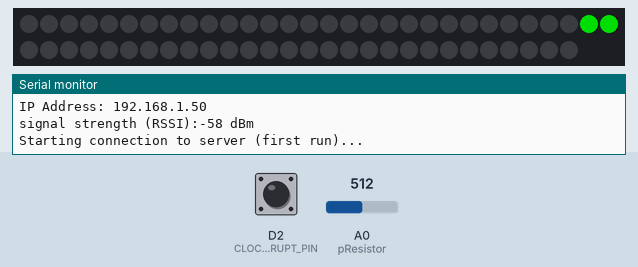
This sketch was run on a simulated Arduino MKR. On the bench: 58 RGB LEDs in strip order, left to right, continuing on the next row, the last lines printed to the serial monitor. The inputs (shaded band) are chosen by the test bench; at power-on: D2 (CLOCK_INTERRUPT_PIN) HIGH, A0 (pResistor) = 512. Dim RGB values are drawn brighter than linear; WiFi joins after 1.5 s; servers stay silent unless stated; the local clock reads 2024-03-15 10:24:30 at power-on unless the sketch sets it; the sensor or clock chip raises its interrupt line as the real part does.

Above: at 11.6 s.
13.8 s: D2 (CLOCK_INTERRUPT_PIN) pulled LOW for 3 s
At 13.96 s:
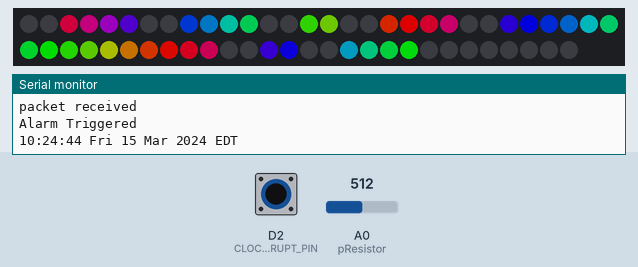
20.3 s: A0 (pResistor) set to 340
At 21.63 s:
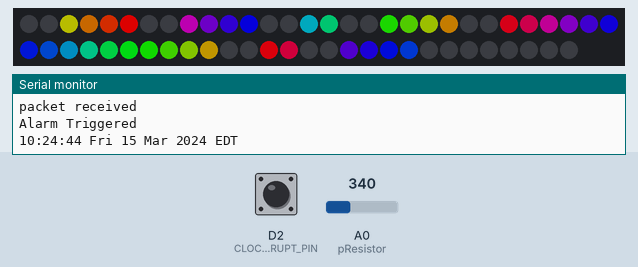
26.8 s: A0 (pResistor) set to 360
At 30.83 s:
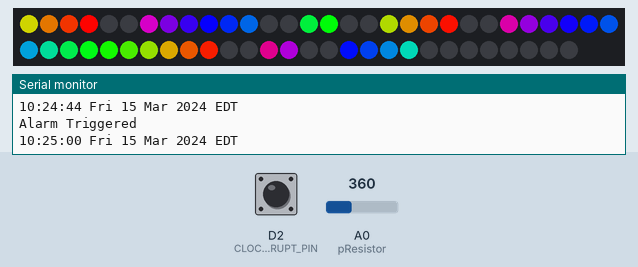
33.3 s: A0 (pResistor) set to 306
At 34.51 s:
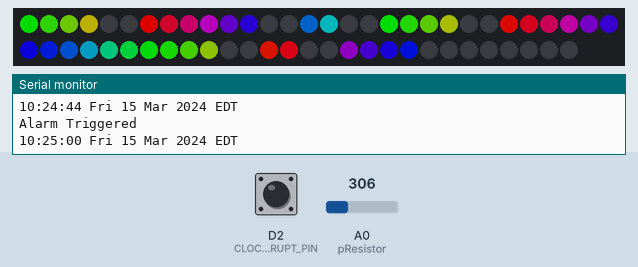

The sketch:

LED_Clock_-_smaller_single_row_of_digits.ino
```cpp
// (licence header left out)
#include <SPI.h>
#include <WiFiNINA.h>
#include <WiFiUdp.h>
//#include <DS3231.h>
//#include <RTCZero.h>//re-enable for MKR1010
#include "RTClib.h"
#include <Timezone.h>
#include <Adafruit_NeoPixel.h>
//#include <FastLED.h>
//RTCZero rtc; //re-enable for MKR1010
RTC_DS3231 rtc;
int status = WL_IDLE_STATUS;
#include "arduino_secrets.h"
///////please enter your sensitive data in the Secret tab/arduino_secrets.h
char ssid[] = SECRET_SSID; // your network SSID (name)
char pass[] = SECRET_PASS; // your network password (use for WPA, or use as key for WEP)
int keyIndex = 0;          // your network key index number (needed only for WEP)
#define CLOCK_INTERRUPT_PIN 2
unsigned int localPort = 2390; // local port to listen for UDP packets

IPAddress timeServer(128, 138, 141, 172); // time.nist.gov NTP server

const int NTP_PACKET_SIZE = 48; // NTP timestamp is in the first 48 bytes of the message

byte packetBuffer[NTP_PACKET_SIZE]; //buffer to hold incoming and outgoing packets

// A UDP instance to let us send and receive packets over UDP
WiFiUDP Udp;
//TimeChangeRule BST = {"BST", Last, Sun, Mar, 1, 60};        // British Summer Time
//TimeChangeRule GMT = {"GMT", Last, Sun, Oct, 2, 0};         // Standard Time
//Timezone UK(BST, GMT);
// US Pacific Time Zone (Las Vegas, Los Angeles)
TimeChangeRule usEDT = {"EDT", Second, Sun, Mar, 2, -240}; // Eastern Daylight Time = UTC - 4 hours
TimeChangeRule usEST = {"EST", First, Sun, Nov, 2, -300};  // Eastern Standard Time = UTC - 5 hours
Timezone usET(usEDT, usEST);

//TimeChangeRule usPDT = {"PDT", Second, Sun, Mar, 2, -420};
//TimeChangeRule usPST = {"PST", First, Sun, Nov, 2, -480};
//Timezone usPT(usPDT, usPST);
TimeChangeRule utcRule = {"UTC", Last, Sun, Mar, 1, 0}; // UTC
Timezone UTC(utcRule);
#define LED_PIN 4
#define LED_COUNT 58
const int pResistor = A0;
int lightvalue;
int pixels[172];
Adafruit_NeoPixel strip(LED_COUNT, LED_PIN, NEO_GRB + NEO_KHZ800);
//CRGB leds[LED_COUNT];
int Sized[] = {18, 6, 15, 15, 12, 15, 18, 9, 21, 18};
int Sizedoff[] = {3, 15, 6, 6, 9, 6, 3, 12, 0, 3};

void setup()
{
  Wire.begin();
  // Open serial communications and wait for port to open:
  Serial.begin(9600);
  //pinMode(pResistor, INPUT);

  strip.begin(); // INITIALIZE NeoPixel strip object (REQUIRED)
  strip.show();  // Turn OFF all pixels ASAP
  strip.clear();
  strip.setBrightness(150);
  strip.setPixelColor(28, strip.Color(255, 0, 0));
  strip.setPixelColor(29, strip.Color(255, 0, 0));

  strip.show();
  //  // check for the WiFi module:
  if (WiFi.status() == WL_NO_MODULE)
  {
    Serial.println("Communication with WiFi module failed!");
    // don't continue
    while (true)
      ;
  }

  String fv = WiFi.firmwareVersion();
  if (fv < WIFI_FIRMWARE_LATEST_VERSION)
  {
    Serial.println("Please upgrade the firmware");
  }

  // attempt to connect to WiFi network:
  while (status != WL_CONNECTED)
  {

    strip.setPixelColor(28, strip.Color(255, 150, 0));
    strip.setPixelColor(29, strip.Color(255, 150, 0));
    strip.show();
    Serial.print("Attempting to connect to SSID: ");
    Serial.println(ssid);
    // Connect to WPA/WPA2 network. Change this line if using open or WEP network:
    status = WiFi.begin(ssid, pass);

    // wait 10 seconds for connection:
    delay(10000);
  }

  Serial.println("Connected to WiFi");
  strip.setPixelColor(28, strip.Color(0, 255, 0));
  strip.setPixelColor(29, strip.Color(0, 255, 0));

  strip.show();

  printWifiStatus();

  Serial.println("\nStarting connection to server (first run)...");
  Udp.begin(localPort);
  sendNTPpacket(timeServer); // send an NTP packet to a time server
  // wait to see if a reply is available
  delay(1000);
  if (Udp.parsePacket())
  {
    Serial.println("packet received");
    strip.setPixelColor(28, strip.Color(0, 0, 255));
    strip.setPixelColor(29, strip.Color(0, 0, 255));
    strip.show();
    // We've received a packet, read the data from it
    Udp.read(packetBuffer, NTP_PACKET_SIZE); // read the packet into the buffer
    //the timestamp starts at byte 40 of the received packet and is four bytes,
    // or two words, long. First, extract the two words:
    unsigned long highWord = word(packetBuffer[40], packetBuffer[41]);
    unsigned long lowWord = word(packetBuffer[42], packetBuffer[43]);
    // combine the four bytes (two words) into a long integer
    // this is NTP time (seconds since Jan 1 1900):
    unsigned long secsSince1900 = highWord << 16 | lowWord;
    const unsigned long seventyYears = 2208988800UL;
    // subtract seventy years:
    unsigned long epoch = secsSince1900 - seventyYears;
    //    Serial.println(epoch);

    rtc.begin(); // initialize RTC
    rtc.disable32K();
    rtc.adjust(DateTime(epoch + 1));
    // rtc.setEpoch(epoch + 1);
    rtc.clearAlarm(1);
    rtc.disable32K();

    pinMode(CLOCK_INTERRUPT_PIN, INPUT_PULLUP);
    attachInterrupt(digitalPinToInterrupt(CLOCK_INTERRUPT_PIN), alarm, FALLING);

    rtc.clearAlarm(1);
    rtc.clearAlarm(2);

    // stop oscillating signals at SQW Pin
    // otherwise setAlarm1 will fail
    rtc.writeSqwPinMode(DS3231_OFF);

    rtc.setAlarm2(rtc.now(), DS3231_A2_PerMinute);
    // rtc.setAlarmTime(0, 0, 59);
    // alarm when seconds match the alarm time:
    //  rtc.enableAlarm(rtc.MATCH_SS);
    // attach a function to the alarm:
    //  rtc.attachInterrupt(alarm);
    // print the hour, minute and second:
  }else{
    strip.setPixelColor(28, strip.Color(255, 255, 255));
    strip.setPixelColor(29, strip.Color(255, 255, 255));
    strip.show();
  }
}

void alarm(){

  /*
     this is what handles the actual updating of the time.  it's an Alarm interrupt on the RTC.
  */
  Serial.println("Alarm Triggered");
  DateTime now = rtc.now();

  int alarmepoch = now.unixtime();
  char bufPST[40];
  char mPST[4];

  TimeChangeRule *tcr;
  time_t tPST = usET.toLocal(alarmepoch, &tcr);

  char PSTHour[3];
  char PSTMin[3];
  char PSTSec[3];

  //There may be a better way to do all this, but I don't know what it is.  but since we're driving the digits in different colours, I figured we needed
  //to drive the digits entirely independently.  so in order to do this, I need to break the time down into separate digits.

  strcpy(mPST, monthShortStr(month(tPST)));
  sprintf(bufPST, "%.2d:%.2d:%.2d %s %.2d %s %d %s", hour(tPST), minute(tPST), second(tPST), dayShortStr(weekday(tPST)), day(tPST), mPST, year(tPST), tcr->abbrev);

  Serial.println(bufPST);

  sprintf(PSTHour, "%.2d", hour(tPST));
  sprintf(PSTMin, "%.2d", minute(tPST));
  sprintf(PSTSec, "%.2d", second(tPST));

  String PSTHours = String(PSTHour);
  String PSTMins = String(PSTMin);
  String PSTSeconds = String(PSTSec);

  String PSTMinute1 = String(PSTMin).substring(0, 1);
  String PSTMinute2 = String(PSTMin).substring(1);

  String PSTHour1 = String(PSTHour).substring(0, 1);
  String PSTHour2 = String(PSTHour).substring(1);

  rtc.clearAlarm(2);
  //now that the time's been split up, we can output it all to the digits of the clock.
  //I'm doing each digit separately.  again as with before, there's probably way better ways of doing this.

  if ((PSTHour1 == "0") && (PSTHour2 == "0") && (PSTMinute1 == "0") && (PSTMinute2 == "0"))
  {
    //it's midnight, so re-run the time sync
    GetTime();
  }
  if ((PSTHour1 == "1") && (PSTHour2 == "2") && (PSTMinute1 == "0") && (PSTMinute2 == "0"))
  {
    //it's Noon, so re-run the time sync

    GetTime();
  }
  outputDigits(PSTMinute2.toInt(), PSTMinute1.toInt(), PSTHour2.toInt(), PSTHour1.toInt());
  //outputDigits (1, 1, 1, 1);
  //outputDigits (2, 2, 2, 2);
  //outputDigits (3, 3, 3, 3);
  //outputDigits (4, 4, 4, 4);
  //outputDigits (5, 5, 5, 5);
  //outputDigits (6, 6, 6, 6);
  //outputDigits (7, 7, 7, 7);
  //outputDigits (8, 8, 8, 8);
  //outputDigits (9, 9, 9, 9);
}

void outputDigits(int digit1, int digit2, int digit3, int digit4)
{

  int nums[][14] = {
      // 0   1   2   3   4   5   6   7   8   9  10  11  12  13
      {-1, -1, -1, -1, -1, -1, -1, -1, -1, -1, 10, 11, -1, -1}, //0 //seems ok
      {0, 1, -1, -1, -1, -1, 6, 7, 8, 9, 10, 11, 12, 13},       //1 //seems ok
      {-1, -1, 2, 3, -1, -1, -1, -1, 8, 9, -1, -1, -1, -1},     //2 //seems ok
      {-1, -1, -1, -1, -1, -1, -1, -1, 8, 9, -1, -1, 12, 13},   //3
      {0, 1, -1, -1, -1, -1, 6, 7, -1, -1, -1, -1, 12, 13},     //4
      {-1, -1, -1, -1, 4, 5, -1, -1, -1, -1, -1, -1, 12, 13},   //5////numbers represent the pixels that are NOT LIT
      {-1, -1, -1, -1, 4, 5, -1, -1, -1, -1, -1, -1, -1, -1},   //6
      {0, 1, -1, -1, -1, -1, -1, -1, 8, 9, 10, 11, 12, 13},     //7 //seems ok
      {-1, -1, -1, -1, -1, -1, -1, -1, -1, -1, -1, -1, -1, -1}, //8 //seems ok
      {-1, -1, -1, -1, -1, -1, -1, -1, -1, -1, -1, -1, 12, 13}, //9 //seems ok

  };

  for (int j = 0; j < 14; j++)
  { //first digit.  a 3
    pixels[j] = nums[digit1][j];
  }

  for (int j = 14; j < 28; j++)
  { //second digit... a 3
    if (nums[digit2][j - 14] == -1)
    {
      pixels[j] = -1;
    }
    else
    {
      pixels[j] = nums[digit2][j - 14] + 14;
    }
  }
  pixels[28] = -1; //dots
  pixels[29] = -1; // dots

  for (int j = 30; j < 44; j++)
  { //third digit.. a 7
    if (nums[digit3][j - 30] == -1)
    {
      pixels[j] = -1;
    }
    else
    {

      pixels[j] = nums[digit3][j - 30] + 30;
    }
  }
  for (int j = 44; j < 58; j++)
  { //fourth digit... a 1
    if (nums[digit4][j - 44] == -1)
    {
      pixels[j] = -1;
    }
    else
    {
      pixels[j] = nums[digit4][j - 44] + 44;
    }
  }
}
uint32_t Wheel(byte WheelPos)
{
  if (WheelPos < 85)
  {
    return strip.Color(WheelPos * 3, 255 - WheelPos * 3, 0);
  }
  else if (WheelPos < 170)
  {
    WheelPos -= 85;
    return strip.Color(255 - WheelPos * 3, 0, WheelPos * 3);
  }
  else
  {
    WheelPos -= 170;
    return strip.Color(0, WheelPos * 3, 255 - WheelPos * 3);
  }
}

void loop()
{

  //   lightvalue = analogRead(pResistor);
  uint16_t i, j;

  for (j = 0; j < 256; j++)
  {
    for (i = 0; i < strip.numPixels(); i++)
    {
      if (pixels[i] == -1)
      {
        strip.setPixelColor(i, Wheel((i * 14 + j) & 255));
      }
      else
      {
        strip.setPixelColor(i, strip.Color(0, 0, 0));
      }
    }
    strip.show();
    delay(15);
  }
  /*
     This is for the photoresistor I put in, so the brightness of the clock can auto adjust based on ambient light levels.  needs some tweaking for my
     environment.  ie right now at 9:00am with the kitchen light on and one of the curtains opened, this value is around 290-311, which would put it in the medium range.

     at 15:32, both curtains open, kitchen light on.. value is about 270-280

  */
  //
    lightvalue = analogRead(pResistor);
   //// Serial.println(lightvalue);
    if (lightvalue > 350) {
       strip.setBrightness(255);
      strip.show();
    }
    if ((lightvalue > 150) && (lightvalue < 350)) {
       strip.setBrightness(150);
       strip.show();
    }
    if (lightvalue < 150) {
       strip.setBrightness(20);
      strip.show();
    }
  //  delay(1000);
}

// send an NTP request to the time server at the given address
unsigned long sendNTPpacket(IPAddress &address)
{
  //Serial.println("1");
  // set all bytes in the buffer to 0
  memset(packetBuffer, 0, NTP_PACKET_SIZE);
  // Initialize values needed to form NTP request
  // (see URL above for details on the packets)
  //Serial.println("2");
  packetBuffer[0] = 0b11100011; // LI, Version, Mode
  packetBuffer[1] = 0;          // Stratum, or type of clock
  packetBuffer[2] = 6;          // Polling Interval
  packetBuffer[3] = 0xEC;       // Peer Clock Precision
  // 8 bytes of zero for Root Delay & Root Dispersion
  packetBuffer[12] = 49;
  packetBuffer[13] = 0x4E;
  packetBuffer[14] = 49;
  packetBuffer[15] = 52;

  //Serial.println("3");

  // all NTP fields have been given values, now
  // you can send a packet requesting a timestamp:
  Udp.beginPacket(address, 123); //NTP requests are to port 123
  //Serial.println("4");
  Udp.write(packetBuffer, NTP_PACKET_SIZE);
  //Serial.println("5");
  Udp.endPacket();
  //Serial.println("6");
}

void printWifiStatus()
{
  // print the SSID of the network you're attached to:
  Serial.print("SSID: ");
  Serial.println(WiFi.SSID());

  // print your board's IP address:
  IPAddress ip = WiFi.localIP();
  Serial.print("IP Address: ");
  Serial.println(ip);

  // print the received signal strength:
  long rssi = WiFi.RSSI();
  Serial.print("signal strength (RSSI):");
  Serial.print(rssi);
  Serial.println(" dBm");
}

void GetTime()
{
  strip.setPixelColor(28, strip.Color(255, 0, 0));
  strip.setPixelColor(29, strip.Color(255, 0, 0));

  strip.show();
  if (WiFi.status() == WL_NO_MODULE)
  {
    Serial.println("Communication with WiFi module failed!");
    // don't continue
    while (true)
      ;
  }

  String fv = WiFi.firmwareVersion();
  if (fv < WIFI_FIRMWARE_LATEST_VERSION)
  {
    Serial.println("Please upgrade the firmware");
  }

  // attempt to connect to WiFi network:
  while (status != WL_CONNECTED)
  {
    strip.setPixelColor(28, strip.Color(255, 150, 0));
    strip.setPixelColor(29, strip.Color(255, 150, 0));

    strip.show();
    Serial.print("Attempting to connect to SSID: ");
    Serial.println(ssid);
    status = WiFi.begin(ssid, pass);
    delay(10000);
  }

  Serial.println("Connected to WiFi");
  strip.setPixelColor(28, strip.Color(0, 255, 0));
  strip.setPixelColor(29, strip.Color(0, 255, 0));

  strip.show();
  printWifiStatus();

  Serial.println("\nStarting connection to server...");
  Udp.begin(localPort);
  sendNTPpacket(timeServer); // send an NTP packet to a time server
  delay(1000);
  if (Udp.parsePacket())
  {
    Serial.println("packet received");
    strip.setPixelColor(28, strip.Color(0, 0, 255));
    strip.setPixelColor(29, strip.Color(0, 0, 255));

    strip.show();
    Udp.read(packetBuffer, NTP_PACKET_SIZE); // read the packet into the buffer
    unsigned long highWord = word(packetBuffer[40], packetBuffer[41]);
    unsigned long lowWord = word(packetBuffer[42], packetBuffer[43]);
    unsigned long secsSince1900 = highWord << 16 | lowWord;
    const unsigned long seventyYears = 2208988800UL;
    unsigned long epoch = secsSince1900 - seventyYears;
    //   rtc.setEpoch(epoch + 1);
  }
}
```

arduino_secrets.h
```cpp
#define SECRET_SSID "Tuppence"
#define SECRET_PASS "nevermindthebuzzcocks22"
```

Measured:
- after the input at 13.8 s, the LEDs: change at once (image 1)
